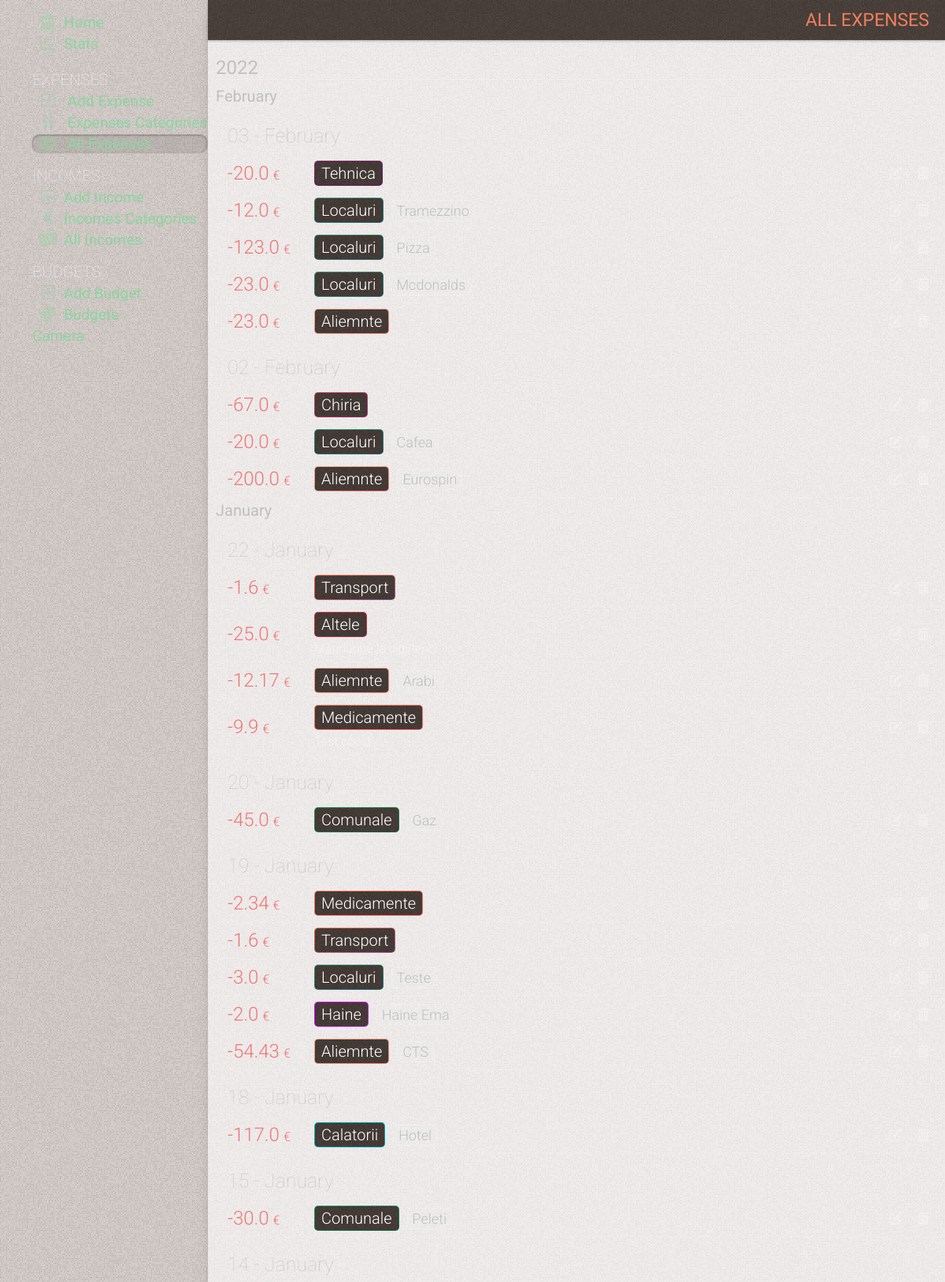
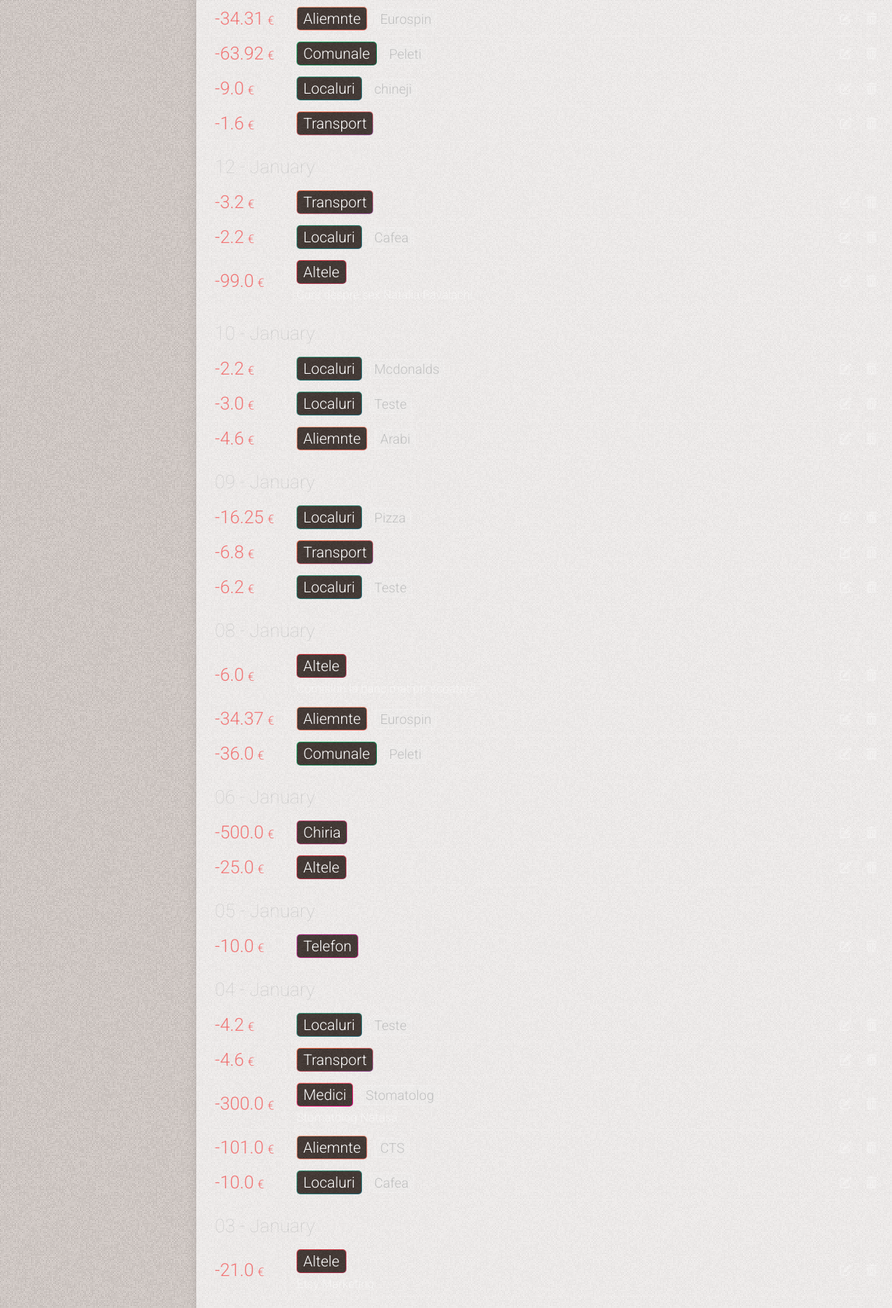
The app's page /all-expenses (upper part) with its own data (2 pictures, top to bottom).
### tables this page shows
CREATE TABLE expenses
(
    id          INTEGER PRIMARY KEY AUTOINCREMENT,
    date        TIMESTAMP NOT NULL DEFAULT CURRENT_TIMESTAMP,
    sum         REAL      NOT NULL,
    category    INTEGER   NOT NULL,
    subcategory INTEGER   NOT NULL,
    comment     TEXT

);

CREATE TABLE categories
(
    id    INTEGER PRIMARY KEY AUTOINCREMENT,
    name  TEXT NOT NULL,
    color TEXT,
    state TEXT DEFAULT false
);

CREATE TABLE subcategories
(
    id          INTEGER PRIMARY KEY AUTOINCREMENT,
    name        TEXT    NOT NULL,
    category_id INTEGER NOT NULL,
    state       TEXT DEFAULT false

);

### app.py (the view)
@app.route('/all-expenses')
def all_expenses():
    conn = get_db_connection()
    all_expenses = conn.execute(
        'SELECT sum, expenses.id as id, '
        'strftime("%d", date) as day, strftime("%m", date) as month, strftime("%Y", date) as year, '
        'categories.name as category, '
        'categories.color as color, '
        'subcategories.name as subcategory, '
        'comment '
        'FROM expenses '
        'LEFT JOIN categories on categories.id = expenses.category '
        'LEFT JOIN subcategories on subcategories.id = expenses.subcategory  '
        'ORDER BY date DESC').fetchall()
    conn.close()
    return render_template('all_expenses.html', title='All Expenses', gradient='text-gradient-red',
                           all_expenses=all_expenses)

### app.py (called while the page is built)
def get_db_connection():
    conn = sqlite3.connect('static/database.db')
    conn.row_factory = sqlite3.Row
    return conn

@app.template_filter('month_name')
def month_name(month_number):
    return calendar.month_name[month_number]

### templates/all_expenses.html (shortened to what this page needs)
{% extends 'base.html' %} {% block content %}
	<div class="page_title {{ gradient }}" >
		<span >{% block title %} {{ title }} {% endblock %}</span >
	</div >
	<div class="content" >
		{% if all_expenses|length == 0 %}
			<div class="no-results mt-50" >You have not added any expense yet. Click on (+) to add</div >
		{% else %}
			<div class="cards  relative" >
				{% for key, list in all_expenses|groupby('year')|sort(attribute='0', reverse=True) %}
					<div class="" >
						<div class="cards-year" >{{ key }} </div >
						{% for key2, list2 in list|groupby('month')|sort(attribute='0', reverse=True) %}
							<div class="" >
								<div class="cards-month" >{{ key2|int|month_name }}</div >
								{% for key3, list3 in list2|groupby('day')|sort(attribute='0', reverse=True) %}
									<div class=" subtitle2 mt-20 " >{{ key3 }} - {{ key2|int|month_name }} </div >
									{% for sum, id, day, month, year, category, color, subcategory, comment in list3 %}
										<div class="card flex items-center relative overflow-hidden flex-wrap " >
											<div class="flex items-center w-full" >
												<div class="card-info flex flex-1" >
													<div class="flex flex-1" >
														<span class="card-amount flex items-center" >  {{ sum }} <span >&euro;</span > </span >
														<div class="flex flex-col justify-center ml-15" >
															<div class="flex items-center" >
																<span class="{{ color }} card-category" >  <span >{{ category }}</span >  </span >
																{% if (subcategory != '') and (subcategory !=None) %}
																	<span class="card-subcategory ml-10" >  {{ subcategory }}  </span >
																{% endif %}
															</div >
															{% if (comment != '') and (comment !=None) %}
																<span class="block mt-5 card-comment" >  {{ comment }} </span >
															{% endif %}
														</div >
													</div >
													<div class="card-btns  flex items-center flex-shrink-0 ml-auto" >
														<a href="{{ id }}/edit" class="btn-ac" >
															<i class="fa-solid fa-pen-to-square" ></i >
														</a >
														<form action="{{ url_for('delete_income', id=id) }}" method="POST" >
															<button type="submit" class="btn-ac"
																			onclick="return confirm('Are you sure you want to delete this post?')" >
																<i class="fa-solid fa-trash-can" ></i >
															</button >
														</form >
													</div >
												</div >
											</div >
										</div >
									{% endfor %}
								{% endfor %}
							</div >
						{% endfor %}
					</div >
				{% endfor %}
			</div >
		{% endif %}
	</div >
{% endblock %}

### static/css/mmenu.css (style rules this page uses)
:root { --mm-line-height: 20px; --mm-listitem-size: 38px; --mm-navbar-size: 44px; --mm-offset-top: 0; --mm-offset-right: 0; --mm-offset-bottom: 0; --mm-offset-left: 0; --mm-color-border: rgba(0, 0, 0, 0.1); --mm-color-button: rgba(0, 0, 0, 0.3); --mm-color-text: rgba(0, 0, 0, 0.75); --mm-color-text-dimmed: rgba(0, 0, 0, 0.3); --mm-color-background: #f3f3f3; --mm-color-background-highlight: rgba(0, 0, 0, 0.05); --mm-color-background-emphasis: rgba(255, 255, 255, 0.4); --mm-shadow: 0 0 10px rgba(0, 0, 0, 0.3) }
:root { --mm-iconbar-size: 50px }
:root { --mm-iconpanel-size: 50px }
:root { --mm-sidebar-collapsed-size: 50px; --mm-sidebar-expanded-size: 440px }

### records on screen
expenses: sum "20.0", name "Tehnica"
expenses: sum "12.0", name "Localuri", name "Tramezzino"
expenses: sum "123.0", name "Localuri", name "Pizza"
expenses: sum "23.0", name "Localuri", name "Mcdonalds"
expenses: sum "23.0", name "Aliemnte"
expenses: sum "67.0", name "Chiria"
expenses: sum "20.0", name "Localuri", name "Cafea"
expenses: sum "200.0", name "Aliemnte", name "Eurospin"
expenses: sum "1.6", name "Transport"
expenses: sum "25.0", name "Altele", comment "Mandarine la cigirleni"
expenses: sum "12.17", name "Aliemnte", name "Arabi"
expenses: sum "9.9", name "Medicamente", comment "Test covid"
expenses: sum "45.0", name "Comunale", name "Gaz"
expenses: sum "2.34", name "Medicamente"
expenses: sum "1.6", name "Transport"
expenses: sum "3.0", name "Localuri", name "Teste"
expenses: sum "2.0", name "Haine", name "Haine Ema"
expenses: sum "54.43", name "Aliemnte", name "CTS"
expenses: sum "117.0", name "Calatorii", name "Hotel"
expenses: sum "30.0", name "Comunale", name "Peleti"
expenses: sum "34.31", name "Aliemnte", name "Eurospin"
expenses: sum "63.92", name "Comunale", name "Peleti"
expenses: sum "9.0", name "Localuri", name "chineji"
expenses: sum "1.6", name "Transport"
expenses: sum "3.2", name "Transport"
expenses: sum "2.2", name "Localuri", name "Cafea"
expenses: sum "99.0", name "Altele", comment "Curs despre sex Natalia Pavalachi"
expenses: sum "2.2", name "Localuri", name "Mcdonalds"
expenses: sum "3.0", name "Localuri", name "Teste"
expenses: sum "4.6", name "Aliemnte", name "Arabi"
expenses: sum "16.25", name "Localuri", name "Pizza"
expenses: sum "6.8", name "Transport"
expenses: sum "6.2", name "Localuri", name "Teste"
expenses: sum "6.0", name "Altele", comment "Comision la bancimat ptr scoatere"
expenses: sum "34.37", name "Aliemnte", name "Eurospin"
expenses: sum "36.0", name "Comunale", name "Peleti"
expenses: sum "500.0", name "Chiria"
expenses: sum "25.0", name "Altele"
expenses: sum "10.0", name "Telefon"
expenses: sum "4.2", name "Localuri", name "Teste"
expenses: sum "4.6", name "Transport"
expenses: sum "300.0", name "Medici", name "Stomatolog", comment "Stomatolog Natasa"
expenses: sum "101.0", name "Aliemnte", name "CTS"
expenses: sum "10.0", name "Localuri", name "Cafea"
expenses: sum "21.0", name "Altele", comment "Etsy Marketing"

### other values on screen
{{ title }} "ALL EXPENSES"
{{ key }} "2022"
{{ key2|int|month_name }} "February" "January"
{{ key3 }} "03" "02" "22" "20" "19" "18" "15" "14" "12" "10" "09" "08" "06" "05" "04" "03"
{{ key2|int|month_name }} "February" "February" "January" "January" "January" "January" "January" "January" "January" "January" "January" "January" "January" "January" "January" "January"
